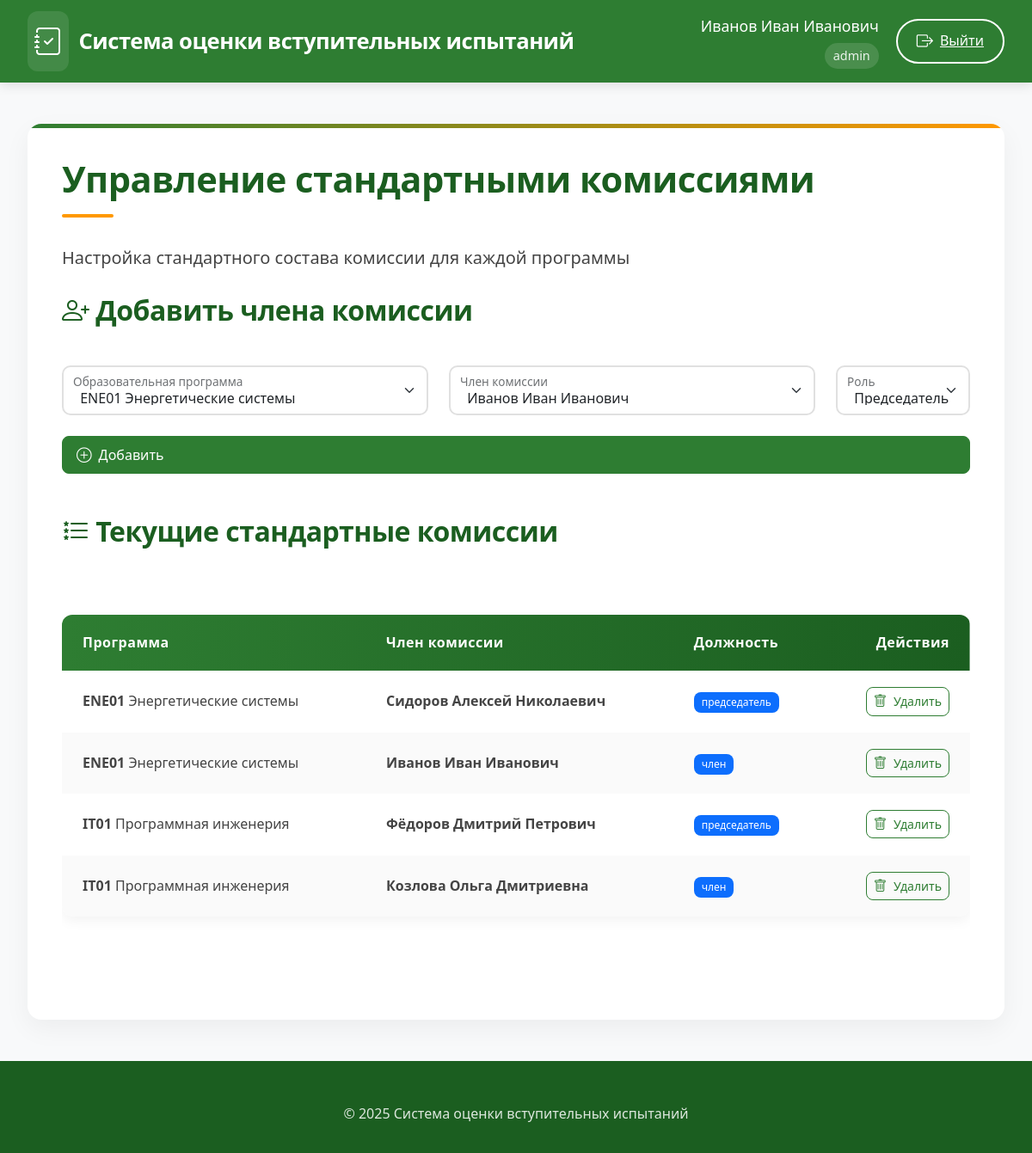
Before: /standard_commission (signed in) with the older database file.
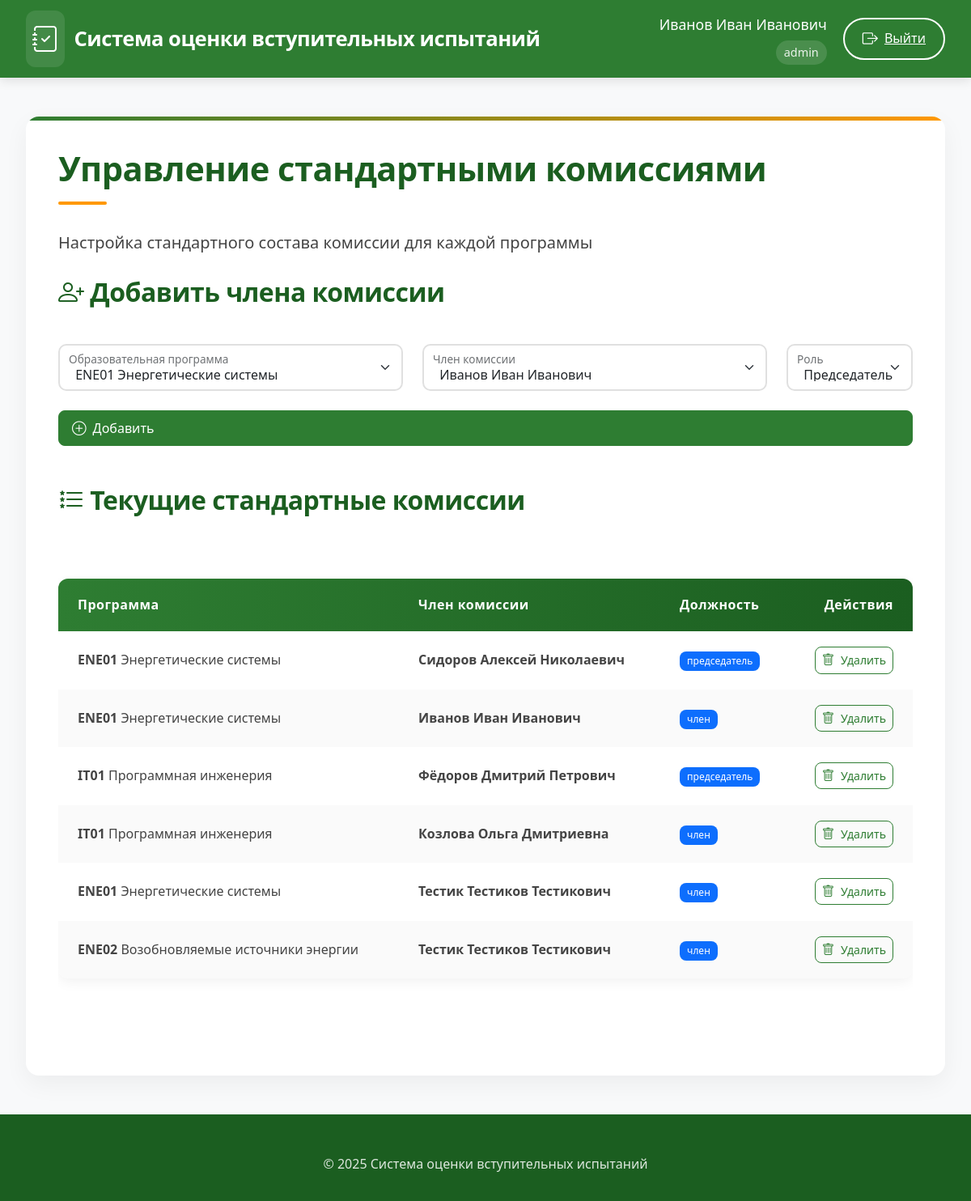
After: the same page with the newer database file.
### app/models.py (models this page shows)
class StandardCommission(db.Model):
    id = db.Column(db.Integer, primary_key=True)
    program_id = db.Column(db.Integer, db.ForeignKey('program.id'), nullable=False)
    user_id = db.Column(db.Integer, db.ForeignKey('user.id'), nullable=False)
    role = db.Column(db.String(50), nullable=False)  # 'председатель', 'заместитель', 'член'
    user = db.relationship('User', back_populates='standard_commissions')

class Program(db.Model):
    id = db.Column(db.Integer, primary_key=True)
    code = db.Column(db.String(50), nullable=False, unique=True)
    name = db.Column(db.String(200), nullable=False)
    school_id = db.Column(db.Integer, db.ForeignKey('engineering_school.id'))
    questions = db.relationship('Question', backref='program', lazy=True, cascade='all, delete-orphan')
    standard_commission = db.relationship('StandardCommission', backref='program', lazy=True, cascade='all, delete-orphan')
    applicants = db.relationship('Applicant', backref='program', lazy=True)
    exam_dates = db.relationship('ExamDate', backref='program', lazy=True)

class User(UserMixin, db.Model):
    id = db.Column(db.Integer, primary_key=True)
    username = db.Column(db.String(80), unique=True, nullable=False)
    password = db.Column(db.String(120), nullable=False)
    full_name = db.Column(db.String(100), nullable=False)
    position = db.Column(db.String(100), nullable=False)
    role = db.Column(db.String(20), nullable=False)  # 'admin', 'secretary', 'commission'
    school_id = db.Column(db.Integer, db.ForeignKey('engineering_school.id'))
    commission_members = db.relationship('CommissionMember', back_populates='user', cascade='all, delete-orphan')
    standard_commissions = db.relationship('StandardCommission', back_populates='user', cascade='all, delete-orphan')

### app/routes.py (the view, shortened to what this page needs)
@routes.route('/standard_commission', methods=['GET', 'POST'])
@login_required
def standard_commission():
    if current_user.role not in ['admin', 'secretary']:
        abort(403)
    form = StandardCommissionForm()
    if current_user.role == 'secretary':
        form.program_id.choices = [
            (p.id, f"{p.code} {p.name}")
            for p in Program.query.filter_by(school_id=current_user.school_id)
        ]
    commissions = StandardCommission.query.all()
    return render_template('standard_commission.html', form=form, commissions=commissions)

### app/forms.py
class StandardCommissionForm(FlaskForm):
    program_id = SelectField('Программа', coerce=int, validators=[DataRequired()])
    user_id = SelectField('Член комиссии', coerce=int, validators=[DataRequired()])
    role = SelectField('Должность', choices=[
        ('председатель', 'Председатель'),
        ('заместитель', 'Заместитель председателя'),
        ('член', 'Член комиссии')
    ], validators=[DataRequired()])
    submit = SubmitField('Добавить')
    def __init__(self, *args, **kwargs):
        super(StandardCommissionForm, self).__init__(*args, **kwargs)
        self.program_id.choices = [(p.id, f"{p.code} {p.name}") for p in Program.query.all()]
        self.user_id.choices = [(u.id, u.full_name) for u in User.query.filter(User.role.in_(['commission', 'secretary', 'admin'])).all()]

### app/templates/standard_commission.html (shortened to what this page needs)
{% extends "base.html" %}
{% block content %}
<div class="spacer-lg">
    <h1>Управление стандартными комиссиями</h1>
    <p class="lead">Настройка стандартного состава комиссии для каждой программы</p>
    <div class="card-elegant mb-5">
        <div class="card-header-elegant">
            <h2><i class="bi bi-person-plus"></i> Добавить члена комиссии</h2>
        </div>
        <div class="card-body">
            <form method="POST">
                <div class="row g-4">
                    <div class="col-md-5">
                        <div class="form-floating">
                            {{ form.program_id(class="form-control-elegant form-select") }}
                            <label>Образовательная программа</label>
                        </div>
                    </div>
                    <div class="col-md-5">
                        <div class="form-floating">
                            {{ form.user_id(class="form-control-elegant form-select") }}
                            <label>Член комиссии</label>
                        </div>
                    </div>
                    <div class="col-md-2">
                        <div class="form-floating">
                            {{ form.role(class="form-control-elegant form-select") }}
                            <label>Роль</label>
                        </div>
                    </div>
                </div>
                <button type="submit" class="btn btn-primary-elegant w-100 mt-4">
                    <i class="bi bi-plus-circle"></i> Добавить
                </button>
            </form>
        </div>
    </div>
    <div class="card-elegant">
        <div class="card-header-elegant">
            <h2><i class="bi bi-list-stars"></i> Текущие стандартные комиссии</h2>
        </div>
        <div class="card-body">
            {% if commissions %}
            <div class="table-responsive">
                <table class="elegant-table">
                    <thead>
                        <tr>
                            <th>Программа</th>
                            <th>Член комиссии</th>
                            <th>Должность</th>
                            <th class="text-end">Действия</th>
                        </tr>
                    </thead>
                    <tbody>
                        {% for commission in commissions %}
                        <tr>
                            <td>
                                <strong>{{ commission.program.code }}</strong>
                                {{ commission.program.name }}
                            </td>
                            <td class="fw-bold">{{ commission.user.full_name }}</td>
                            <td>
                                <span class="badge bg-primary">{{ commission.role }}</span>
                            </td>
                            <td class="text-end">
                                <form action="{{ url_for('routes.delete_standard_commission', commission_id=commission.id) }}" method="POST">
                                    <button type="submit" class="btn btn-outline-elegant btn-sm"
                                            onclick="return confirm('Вы уверены?')">
                                        <i class="bi bi-trash"></i> Удалить
                                    </button>
                                </form>
                            </td>
                        </tr>
                        {% endfor %}
                    </tbody>
                </table>
            </div>
            {% else %}
            <div class="alert alert-light text-center">
                <i class="bi bi-info-circle"></i> Нет данных о стандартных комиссиях
            </div>
            {% endif %}
        </div>
    </div>
</div>
{% endblock %}

Changed rows visible on the page:
added StandardCommission: program.code "ENE01", program.name "Энергетические системы", user.full_name "Тестик Тестиков Тестикович", role "член"
added StandardCommission: program.code "ENE02", program.name "Возобновляемые источники энергии", user.full_name "Тестик Тестиков Тестикович", role "член"
